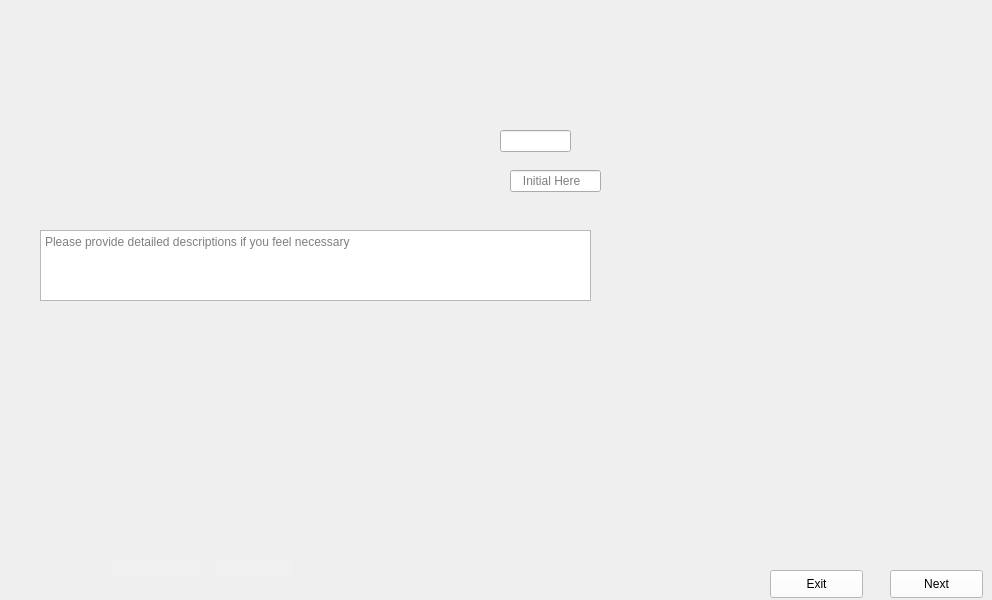
      <widget class="QWidget" name="Dice_First_Pillars_1">
       <property name="maximumSize">
        <size>
         <width>1024</width>
         <height>600</height>
        </size>
       </property>
       <property name="styleSheet">
        <string notr="true">border-image: url(:/images/images/Dice_First_Pillars_1.png);</string>
       </property>
       <widget class="QTextEdit" name="Dice_First_Pillars_1_Comments">
        <property name="geometry">
         <rect>
          <x>40</x>
          <y>230</y>
          <width>551</width>
          <height>71</height>
         </rect>
        </property>
        <property name="styleSheet">
         <string notr="true">border-image:None;</string>
        </property>
        <property name="placeholderText">
         <string>Please provide detailed descriptions if you feel necessary </string>
        </property>
       </widget>
       <widget class="QLineEdit" name="Dice_First_Pillars_1_Initial1">
        <property name="geometry">
         <rect>
          <x>510</x>
          <y>170</y>
          <width>91</width>
          <height>22</height>
         </rect>
        </property>
        <property name="styleSheet">
         <string notr="true">border-image:None;</string>
        </property>
        <property name="placeholderText">
         <string>   Initial Here</string>
        </property>
       </widget>
       <widget class="QLineEdit" name="Dice_First_Pillars_1_Data">
        <property name="geometry">
         <rect>
          <x>500</x>
          <y>130</y>
          <width>71</width>
          <height>22</height>
         </rect>
        </property>
        <property name="styleSheet">
         <string notr="true">border-image:None;</string>
        </property>
       </widget>
       <widget class="QPushButton" name="Dice_First_Pillars_1_Next">
        <property name="geometry">
         <rect>
          <x>890</x>
          <y>570</y>
          <width>93</width>
          <height>28</height>
         </rect>
        </property>
        <property name="styleSheet">
         <string notr="true">QPushButton{
background-color: rgb(255, 255, 255);
height: 35px;
border-image:None;
}
QPushButton::hover{
background-color: rgb(0, 0, 255);
}
QPushButton:pressed{
padding-top:7px;
padding-top:7px;
}</string>
        </property>
        <property name="text">
         <string>Next</string>
        </property>
       </widget>
       <widget class="QPushButton" name="Dice_First_Pillars_1_Back">
        <property name="geometry">
         <rect>
          <x>770</x>
          <y>570</y>
          <width>93</width>
          <height>28</height>
         </rect>
        </property>
        <property name="styleSheet">
         <string notr="true">QPushButton{
background-color: rgb(255, 255, 255);
height: 35px;
border-image:None;
}
QPushButton::hover{
background-color: rgb(0, 0, 255);
}
QPushButton:pressed{
padding-top:7px;
padding-top:7px;
}</string>
        </property>
        <property name="text">
         <string>Exit</string>
        </property>
       </widget>
       <widget class="QLineEdit" name="Dice_First_Pillars_1_Initial2">
        <property name="geometry">
         <rect>
          <x>210</x>
          <y>560</y>
          <width>81</width>
          <height>22</height>
         </rect>
        </property>
        <property name="styleSheet">
         <string notr="true">QLineEdit{
background-color: rgb(240, 240, 240);
border: none;
border-image:None;
}</string>
        </property>
       </widget>
       <widget class="QLineEdit" name="Dice_First_Pillars_1_Dates">
        <property name="geometry">
         <rect>
          <x>110</x>
          <y>560</y>
          <width>91</width>
          <height>22</height>
         </rect>
        </property>
        <property name="styleSheet">
         <string notr="true">QLineEdit{
background-color: rgb(240, 240, 240);
border: none;
border-image:None;
}</string>
        </property>
       </widget>
      </widget>
